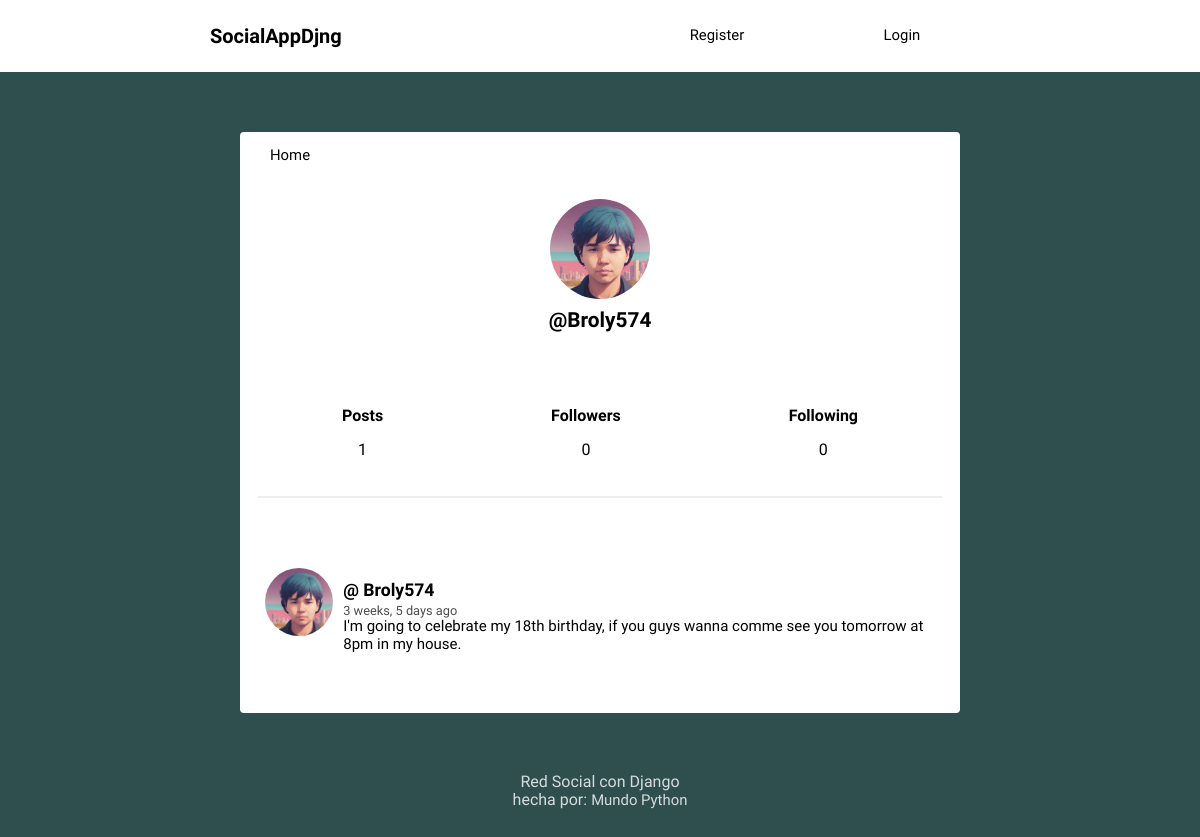
The page /profile/Broly574/ on the database its author committed.
### Social/models.py (models this page shows, shortened)
class Profile(models.Model):
    user = models.OneToOneField(User, on_delete=models.CASCADE) #USER + user default my django + delete
    image = models.ImageField(default='batman.png')
    def following(self):
        user_ids = Relationship.objects.filter(from_user=self.user).values_list('to_user_id', flat=True)
        return User.objects.filter(id__in=user_ids)
    def followers(self):
        user_ids = Relationship.objects.filter(to_user=self.user).values_list('from_user_id', flat=True)
        return User.objects.filter(id__in=user_ids)

class Post(models.Model):
    user = models.ForeignKey(User , on_delete=models.CASCADE, related_name='posts')
    timestamp = models.DateTimeField(default=timezone.now)
    content = models.TextField()
    class Meta:
        ordering = ['-timestamp']

### Social/views.py (the view)
# urls.py: path('profile/', views.profile, name='profile'),
def profile(request, username=None):
    current_user = request.user
    if username and username != current_user:
        user = User.objects.get(username=username)
        posts = user.posts.all()
    else:
        posts = current_user.posts.all()
        user = current_user
    return render(request,'Social/profile.html', {'user':user, 'posts':posts})

### Social/templates/social/profile.html (shortened to what this page needs)
{% extends 'social/feed.html' %}
{% block content %}
<div class="profile">
	<img src="{{ user.profile.image.url }}">
	<h2>@{{ user.username }}</h2>
</div>
<div class="follow">
	<div>
		<h5>Posts</h5>
		<p>{{ user.posts.count }}</p>
	</div>
	<div>
		<h5>Followers</h5>
		<p>{{ user.profile.followers.count }}</p>
	</div>
	<div>
		<h5>Following</h5>
		<p>{{ user.profile.following.count }}</p>
	</div>
</div>
{{ block.super }}
{% endblock %}

### Social/templates/social/feed.html (shortened to what this page needs)
{% extends 'social/layout.html' %}
{% load humanize %}
{% block content %}
{% for post in posts %}
<article>
    <div class="container-article">
        <img src="{{ post.user.profile.image.url }}">
        <div>
            <h2 class="username"><a href="{% url 'profile' post.user.username %}">@ {{ post.user.username }} </a></h2>
            <time data-time="#">{{post.timestamp| naturaltime}}</time>
            <div class="post">{{post.content}}</div>
        </div>
    </div>
</article>
{% endfor %}
{% endblock %}

### Social/static/style.css (style rules this page uses)
body { background: #2F4F4F; font-size: 62.5%; font-family: 'Varela Round', Helvetica, Arial, serif; }
h5 { font-size: 1rem; margin-bottom: 0; }
p { font-size: 1rem; }
img { object-fit: cover; }
a { font-size: .93rem; text-decoration: none; color: black; }
article { width: 93%; margin: auto; padding: 40px 0; border-bottom: 2px solid #ECEEEF; }
.username { margin-bottom: .2rem; }
.username a { font-size: 1.1rem; }
.container-article { display: flex; }
.container-article img { height: 68px; width: 68px; margin-right: 10px; border-radius: 50%; }
article:last-child { border-bottom: 0; }
time { font-size: .8rem; opacity: .7; }
.post { font-size: .94rem; }
.profile { display: flex; align-items: center; flex-direction: column; }
.profile img { height: 100px; width: 100px; margin-right: 10px; border-radius: 50%; margin: 20px; }
.profile h2 { margin-top: -10px; font-size: 1.3rem; }
.follow { display: flex; width: 95%; justify-content: space-around; margin: 30px auto; text-align: center; border-bottom: 2px solid #ECEEEF; padding-bottom: 20px; }

### rows shown on the page
Post: user.profile.image (picture), user.username "Broly574", timestamp "3 weeks, 5 days ago", content "I'm going to celebrate my 18th birthday, if you guys wanna comme see you tomorrow at 8pm in my house."

### other values the page prints
{{ user.username }} "Broly574"
{{ user.posts.count }} "1"
{{ user.profile.followers.count }} "0"
{{ user.profile.following.count }} "0"
